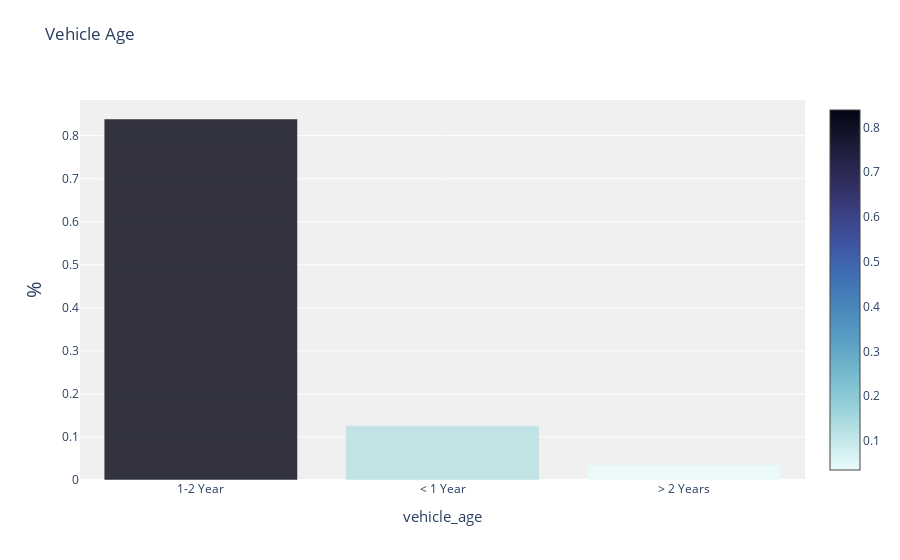

The code cell stored with this chart in its notebook:
### Code cell
# Prozentuale Verteilung je Kategorie in vehicle age absteigend nach 
# den höchsten Werten in einem df ablegen
df_vehicle_age = round(df_positive['vehicle_age'].value_counts(normalize=True).to_frame().sort_index(), 4)

# Hier spezifizieren wir für gesamt, male und female jeweils einen Bar Chart
trace = [
    #Bar Chart für gesamt
    go.Bar(x=df_vehicle_age.index,
           y=df_vehicle_age['vehicle_age'],
           opacity=0.8,
           name="total",
           hoverinfo="y",
           marker=dict(
               color=df_vehicle_age['vehicle_age'],
               colorscale='ice',
               reversescale=True,
               showscale=True)
           )
]

# Layout konfigurieren
layout = go.Layout(title=dict(text='Vehicle Age', y=.95),
                   plot_bgcolor='rgb(240, 240, 240)',
                   autosize=True,
                   xaxis=dict(title="vehicle_age",
                              titlefont=dict(size=15),
                              tickmode="linear"),
                   yaxis=dict(title="%",
                              titlefont=dict(size=20)),
                   )

# Plot erzeugen
fig = dict(data=trace, layout=layout)
py.iplot(fig)

### Figure 1 — Plotly figure (JSON) as saved in the notebook; plotly's stock layout.template omitted (floating-point values rounded to 4 significant figures)
{"data": [{"hoverinfo": "y", "marker": {"color": [0.8387, 0.1259, 0.0355], "colorscale": [[0, "rgb(3, 5, 18)"], [0.09091, "rgb(25, 25, 51)"], [0.1818, "rgb(44, 42, 87)"], [0.2727, "rgb(58, 60, 125)"], [0.3636, "rgb(62, 83, 160)"], [0.4545, "rgb(62, 109, 178)"], [0.5455, "rgb(72, 134, 187)"], [0.6364, "rgb(89, 159, 196)"], [0.7273, "rgb(114, 184, 205)"], [0.8182, "rgb(149, 207, 216)"], [0.9091, "rgb(192, 229, 232)"], [1, "rgb(234, 252, 253)"]], "reversescale": true, "showscale": true}, "name": "total", "opacity": 0.8, "type": "bar", "x": ["1-2 Year", "< 1 Year", "> 2 Years"], "y": [0.8387, 0.1259, 0.0355]}], "layout": {"autosize": true, "plot_bgcolor": "rgb(240, 240, 240)", "title": {"text": "Vehicle Age", "y": 0.95}, "xaxis": {"tickmode": "linear", "title": {"font": {"size": 15}, "text": "vehicle_age"}}, "yaxis": {"title": {"font": {"size": 20}, "text": "%"}}}}
